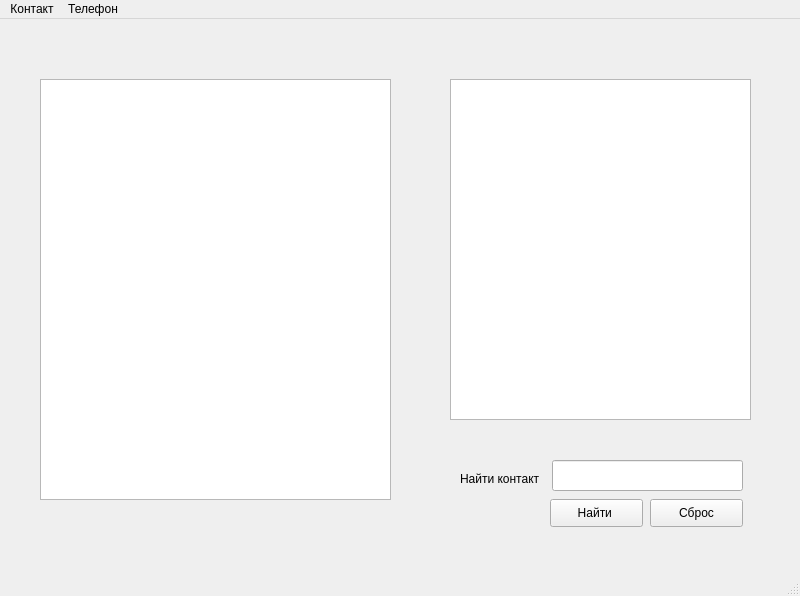
<?xml version="1.0" encoding="UTF-8"?>
<ui version="4.0">
 <class>MainWindow</class>
 <widget class="QMainWindow" name="MainWindow">
  <property name="geometry">
   <rect>
    <x>0</x>
    <y>0</y>
    <width>800</width>
    <height>596</height>
   </rect>
  </property>
  <property name="windowTitle">
   <string>MainWindow</string>
  </property>
  <widget class="QWidget" name="centralwidget">
   <widget class="QListWidget" name="listWidget">
    <property name="geometry">
     <rect>
      <x>40</x>
      <y>60</y>
      <width>351</width>
      <height>421</height>
     </rect>
    </property>
   </widget>
   <widget class="QTableWidget" name="tableWidget">
    <property name="geometry">
     <rect>
      <x>450</x>
      <y>60</y>
      <width>301</width>
      <height>341</height>
     </rect>
    </property>
   </widget>
   <widget class="QLineEdit" name="lineSearchContact">
    <property name="geometry">
     <rect>
      <x>552</x>
      <y>441</y>
      <width>191</width>
      <height>31</height>
     </rect>
    </property>
   </widget>
   <widget class="QLabel" name="label">
    <property name="geometry">
     <rect>
      <x>460</x>
      <y>450</y>
      <width>91</width>
      <height>20</height>
     </rect>
    </property>
    <property name="text">
     <string>Найти контакт</string>
    </property>
   </widget>
   <widget class="QPushButton" name="pushButtonSearch">
    <property name="geometry">
     <rect>
      <x>550</x>
      <y>480</y>
      <width>93</width>
      <height>28</height>
     </rect>
    </property>
    <property name="text">
     <string>Найти </string>
    </property>
   </widget>
   <widget class="QPushButton" name="pushButtonAll">
    <property name="geometry">
     <rect>
      <x>650</x>
      <y>480</y>
      <width>93</width>
      <height>28</height>
     </rect>
    </property>
    <property name="text">
     <string>Сброс</string>
    </property>
   </widget>
  </widget>
  <widget class="QMenuBar" name="menubar">
   <property name="geometry">
    <rect>
     <x>0</x>
     <y>0</y>
     <width>800</width>
     <height>26</height>
    </rect>
   </property>
   <widget class="QMenu" name="menu">
    <property name="title">
     <string>Контакт</string>
    </property>
    <addaction name="actionCreateContact"/>
    <addaction name="actionEditContact"/>
    <addaction name="actionRemoveContact"/>
    <addaction name="actionAppendNumber"/>
    <addaction name="actionShowContacts"/>
   </widget>
   <widget class="QMenu" name="menu_2">
    <property name="title">
     <string>Телефон</string>
    </property>
    <addaction name="actionEditNumber"/>
    <addaction name="actionDeleteNumber"/>
    <addaction name="actionAddNote"/>
   </widget>
   <addaction name="menu"/>
   <addaction name="menu_2"/>
  </widget>
  <widget class="QStatusBar" name="statusbar"/>
  <action name="actionCreateContact">
   <property name="text">
    <string>Создать</string>
   </property>
  </action>
  <action name="actionEditContact">
   <property name="text">
    <string>Редактировать</string>
   </property>
  </action>
  <action name="actionRemoveContact">
   <property name="text">
    <string>Удалить</string>
   </property>
  </action>
  <action name="actionAppendNumber">
   <property name="text">
    <string>Добавить номер телефона</string>
   </property>
  </action>
  <action name="actionShowContacts">
   <property name="text">
    <string>Показать номера</string>
   </property>
  </action>
  <action name="actionEditNumber">
   <property name="text">
    <string>Редактировать </string>
   </property>
  </action>
  <action name="actionDeleteNumber">
   <property name="text">
    <string>Удалить </string>
   </property>
  </action>
  <action name="actionAddNote">
   <property name="text">
    <string>Добавить комментарий</string>
   </property>
  </action>
 </widget>
 <resources/>
 <connections/>
</ui>
